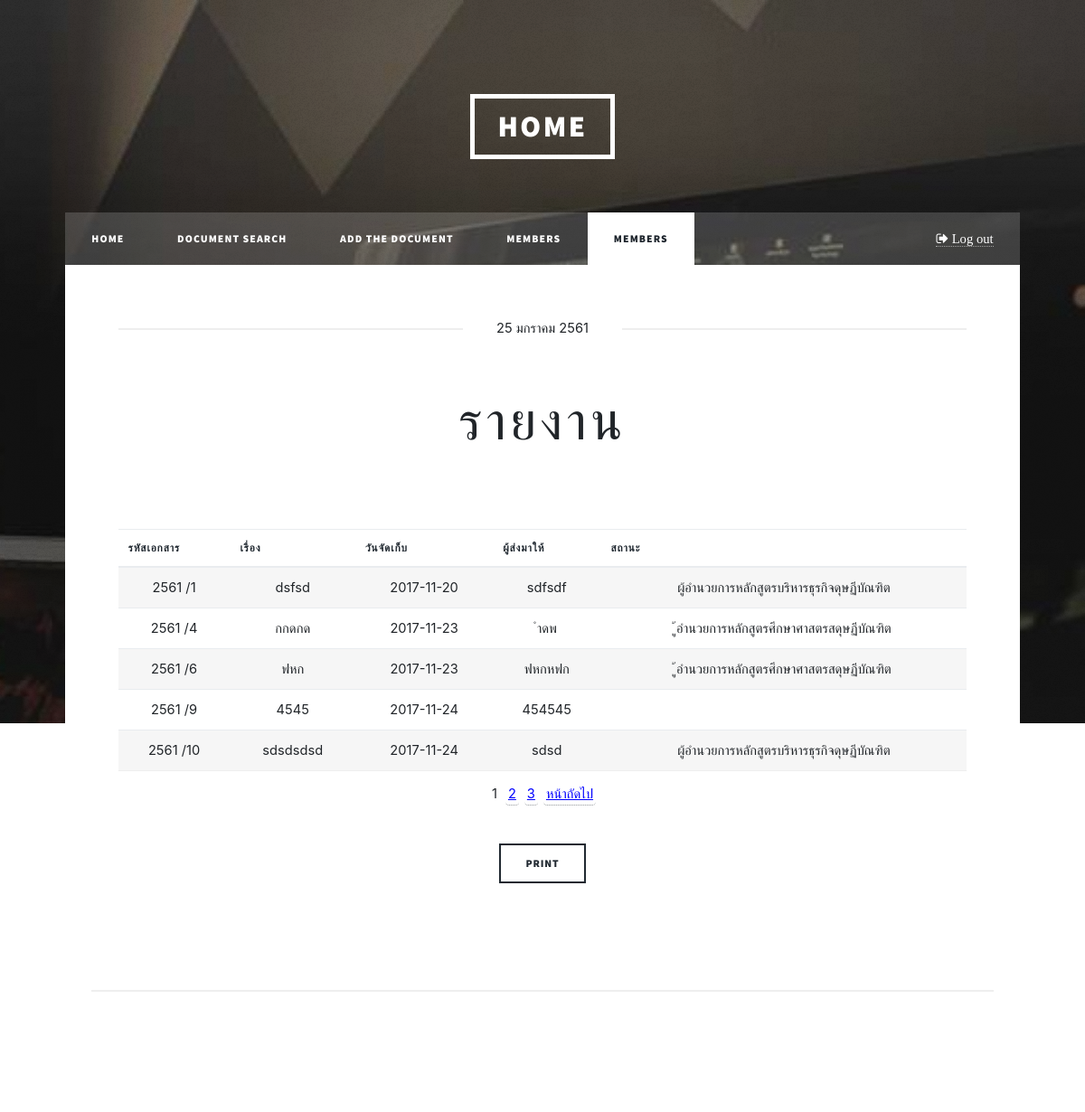
Page /admin/operation.php (signed in) on the committed database.
### tables this page shows
CREATE TABLE `document` (
  `fromName` varchar(150) NOT NULL,
  `statusName` varchar(150) NOT NULL,
  `documentDate` date NOT NULL,
  `documentTime` date NOT NULL,
  `attachment` varchar(300) NOT NULL,
  `categoryDocument` varchar(150) NOT NULL,
  `documentName` varchar(250) NOT NULL,
  `action` varchar(150) NOT NULL,
  `story` varchar(250) NOT NULL,
  `Number_of_book` varchar(10) NOT NULL,
  `positionId` int(11) NOT NULL,
  `documentId` int(11) NOT NULL
);

### connect.php (called while the page is built, shortened)
<?php
	$months=array(  "0"=>"", "01"=>"มกราคม", "02"=>"กุมภาพันธ์", "03"=>"มีนาคม", "04"=>"เมษายน", "05"=>"พฤษภาคม", "06"=>"มิถุนายน", "07"=>"กรกฎาคม", "08"=>"สิงหาคม", "09"=>"กันยายน", "10"=>"ตุลาคม",  "11"=>"พฤศจิกายน",  "12"=>"ธันวาคม"
		);
	$date = date('j');
	$m = date('m');
	$month = $months[$m];
	$year = date('Y')+543;
?>

### admin/operation.php (the view, shortened to what this page needs)
<?php
include "../connect.php";
include "../pagination.php";
$sql = "SELECT * FROM document  WHERE action NOT IN ('ทราบ/รวบรวม','') ";
$result = page_query($link,$sql,5);
if($_SESSION['ses_Id'] ==""){
	header("Location: ../login.php");
	die();
} else if($_SESSION['status'] != 1){
	header("Location: ../logout.php");
	die();
}else{
	?>
	<!DOCTYPE HTML>
<html>
<head>
	<link rel="stylesheet" href="../assets/css/main.css" />
	<link href="../assets/css/freelancer.min.css" rel="stylesheet">
	<link href="../assets/css/bootstrap.min.css" rel="stylesheet">
</head>
<body class="is-loading"  id="page-top">
	<div id="wrapper" class="fade-in">
		<header id="header">
			<a href="index.php" class="logo">Home</a>
		</header>
		<nav id="nav">
			<ul class="links">
				<li ><a href="../admin/index.php">Home</a></li>
				<li ><a href="../admin/Document_admin.php">Document search</a></li>
				<li ><a href="../admin/AddDocument.php">Add the document</a></li>
				<li ><a href="../admin/members.php">members</a></li>
				<li class="active"><a href="../report.php">members</a></li>
			</ul>
			<ul class="icons">
				<li><a href="../logout.php" class="fa fa-sign-out"><span class="label"> Log out</span></a></li>
			</ul>
		</nav>
		<div id="main">
			<article class="post featured">
				<header class="major">
					<span class="date"><?php echo "$date $month $year";?></span>
					<h2><a href="#">รายงาน</a></h2>
				</header>
				<div class="table-wrapper">
					<table class="alt">
						<table class="table">
							<thead>
								<tr>
									<th><?php echo "รหัสเอกสาร";?></th>
									<th><?php echo "เรื่อง";?></th>
									<th><?php echo "วันจัดเก็บ";?></th>
									<th><?php echo "ผู้ส่งมาให้";?></th>
									<th><?php echo "สถานะ";?></th>
								</tr>
							</thead>
							<tbody>
								<tr>
									<?php
									while ($row = mysqli_fetch_array($result)) {
										?>
										<td>
											<?php echo "$year /";?><?php echo $row['documentId'];?></a>
										</td>
										<td><?php echo $row['documentName'];?></td>
										<td><?php echo $row['documentTime'];?></td>
										<td><?php echo $row['fromName']; ?></td>
										<td><?php echo $row['statusName'];?></td>
									</tr>
									<?php
								}
								?>
							</tbody>
						</table>
						<br><br><br>
						<input value="Print" onclick="window.print()" type="button">
					</div>
				</article>
				<div id="copyright">
					<ul><li>&copy; Untitled</li><li>By: <a href="#">Foremost & Kwang</a></li></ul>
				</div>
			</div>
		</body>
		</html>
		<?php }
		?>

### rows in the picture
document: documentId "1", documentName "dsfsd", documentTime "2017-11-20", fromName "sdfsdf", statusName "ผู้อำนวยการหลักสูตรบริหารธุรกิจดุษฏีบัณฑิต"
document: documentId "4", documentName "กกดกด", documentTime "2017-11-23", fromName "ำดพ", statusName "ู้อำนวยการหลักสูตรศึกษาศาสตรสดุษฏีบัณฑิต"
document: documentId "6", documentName "ฟหก", documentTime "2017-11-23", fromName "ฟหกหฟก", statusName "ู้อำนวยการหลักสูตรศึกษาศาสตรสดุษฏีบัณฑิต"
document: documentId "9", documentName "4545", documentTime "2017-11-24", fromName "454545"
document: documentId "10", documentName "sdsdsdsd", documentTime "2017-11-24", fromName "sdsd", statusName "ผู้อำนวยการหลักสูตรบริหารธุรกิจดุษฏีบัณฑิต"

### other values in the picture
$date "25"
$month "มกราคม"
$year "2561"
$t "1"
$t "2 3 หน้าถัดไป"
